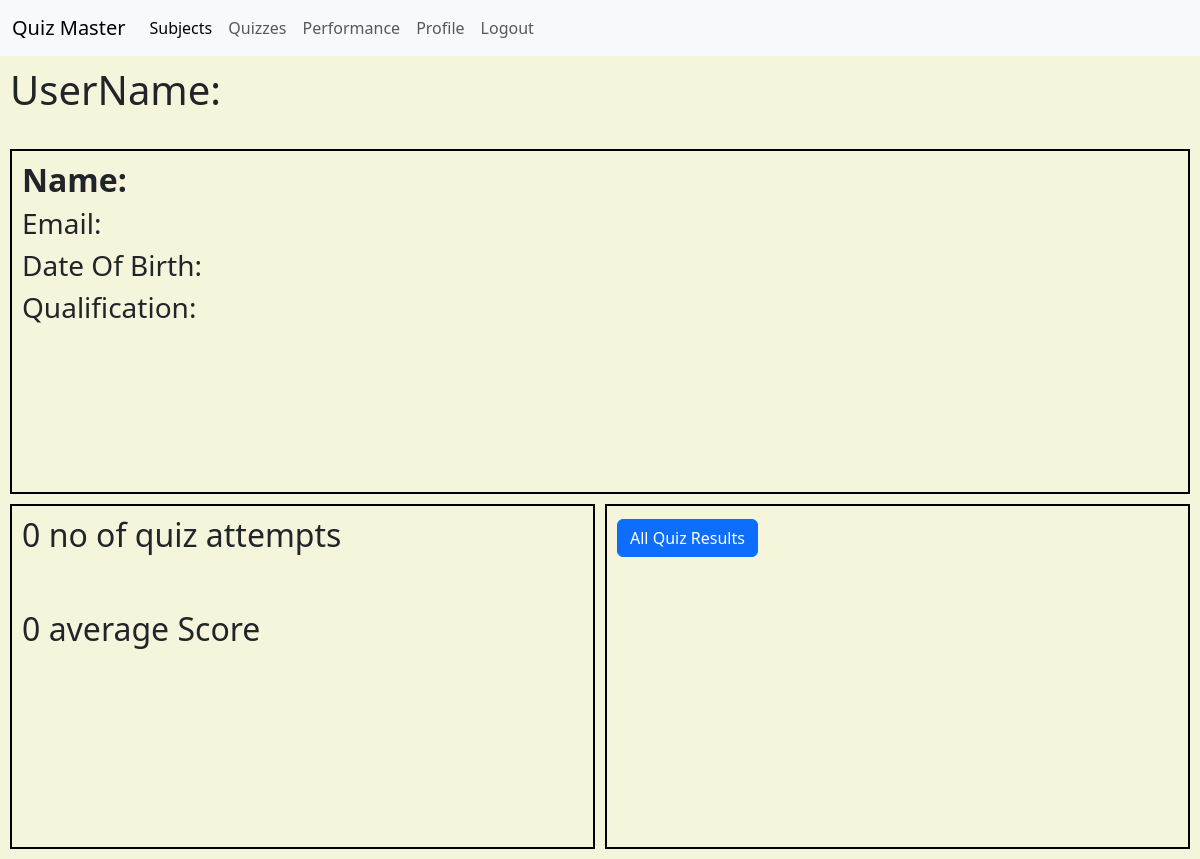
Before: /user/profile (signed in) with the older database file.
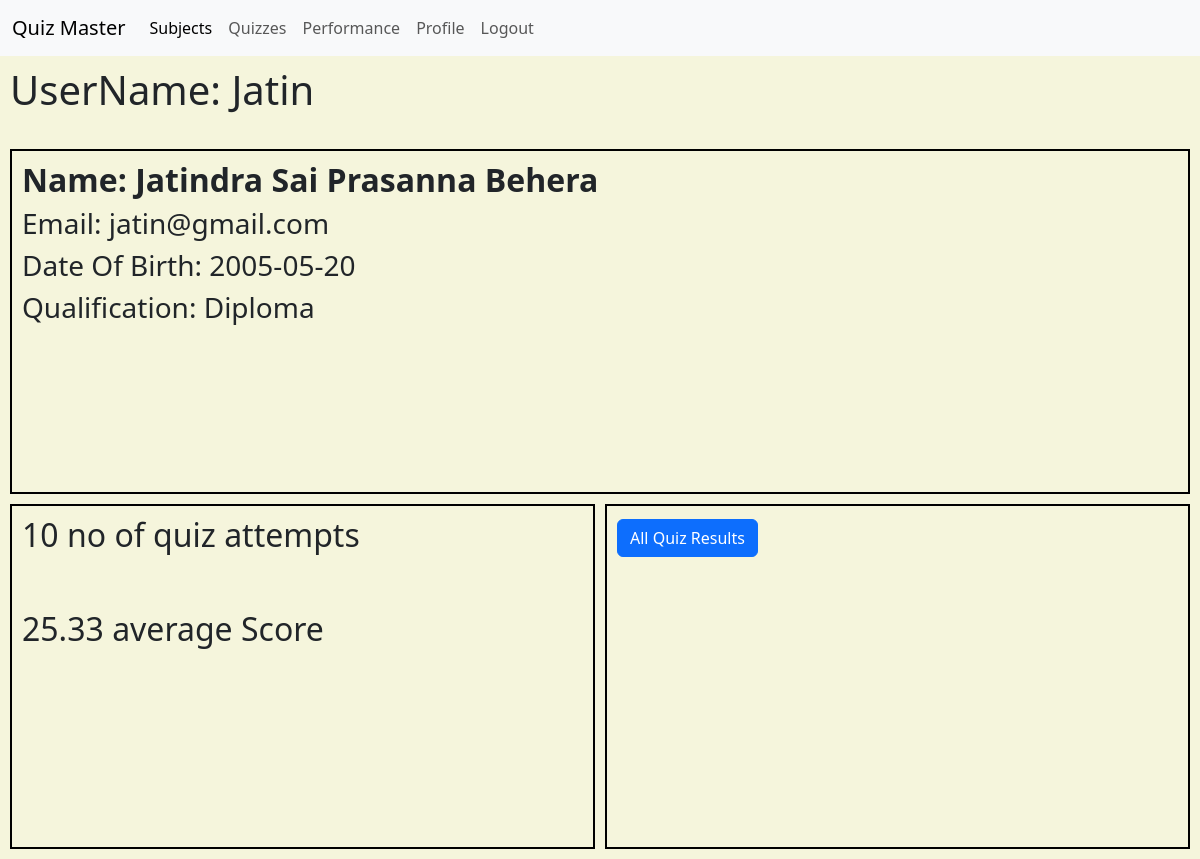
After: the same page with the newer database file.
### models/models.py (models this page shows, shortened)
class User(UserMixin, db.Model):
    __tablename__ = 'user'
    id = db.Column(db.Integer, primary_key=True)
    username = db.Column(db.String(100), unique=True, nullable=False)
    email = db.Column(db.String(120), unique=True, nullable=False)
    password_hash = db.Column(db.String(256), nullable=False)
    full_name = db.Column(db.String(100), nullable=False)
    qualification = db.Column(db.String(100), nullable=False)
    dob = db.Column(db.Date, nullable=False)
    scores = db.relationship('Score', backref='user',cascade="all, delete", lazy=True)

### controllers/user.py (the view)
@user_bp.route('/profile', methods=['GET'])
@login_required
def profile():
    user = User.query.get(current_user.id)
    quiz_attempts = Score.query.filter_by(user_id=current_user.id).all()
    no_of_attempts = len(quiz_attempts)
    avg_score = sum([score.total_scored for score in quiz_attempts]) / no_of_attempts if no_of_attempts > 0 else 0
    avg_score = round(avg_score,2)
    return render_template('user_profile.html', user=user, no_of_attempts=no_of_attempts, avg_score=avg_score, is_admin=False)

### controllers/auth.py (called while the page is built)
@login_manager.user_loader
def load_user(user_identifier):
    if user_identifier.startswith("admin-"):
        admin_id = int(user_identifier.split("-")[1])
        return Admin.query.get(admin_id)
    elif user_identifier.startswith("user-"):
        user_id = int(user_identifier.split("-")[1])
        return User.query.get(user_id)
    return None

### templates/user_profile.html (shortened to what this page needs)
{% extends 'base.html' %}
{% block styles %}
<link rel="stylesheet" href="{{ url_for('static', filename='css/user_profile.css') }}">
{% endblock %}
{% block content %}
    <h1 style="margin: 10px;">UserName: {{ user.username }}</h1>
    <div class="grid-container">
        <div class="details">
               <h2> <strong> Name: {{ user.full_name }} </strong> </h2>
                <h3>Email: {{ user.email }} </h3>
                <h3>Date Of Birth: {{ user.dob }} </h3>
                <h3>Qualification: {{ user.qualification }}</h3>
        </div>
        <div class="quiz-performance">
            <h2>{{ no_of_attempts }} no of quiz attempts</h2>
            <br><br>
            <h2>{{ avg_score }} average Score</h2>
        </div>
        <div class="quiz-history">
            <h2>
                <a href="{{ url_for('user.quiz_history', quiz_id=0 ) }}" class="btn btn-primary">All Quiz Results</a>
            </h2>
        </div>
    </div>
{% endblock %}

Changed rows visible on the page:
added User: username "Jatin", full_name "Jatindra Sai Prasanna Behera", email "jatin@gmail.com", dob "2005-05-20", qualification "Diploma"
Other visible differences:
{{ no_of_attempts }}: "0" → "10"
{{ avg_score }}: "0" → "25.33"
